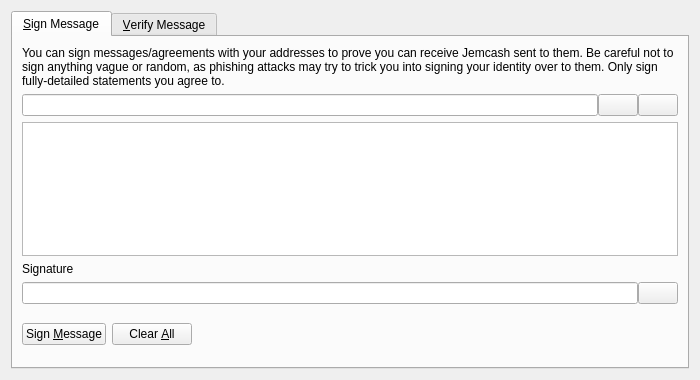
<?xml version="1.0" encoding="UTF-8"?>
<ui version="4.0">
 <class>SignVerifyMessageDialog</class>
 <widget class="QDialog" name="SignVerifyMessageDialog">
  <property name="geometry">
   <rect>
    <x>0</x>
    <y>0</y>
    <width>700</width>
    <height>380</height>
   </rect>
  </property>
  <property name="windowTitle">
   <string>Signatures - Sign / Verify a Message</string>
  </property>
  <property name="modal">
   <bool>true</bool>
  </property>
  <layout class="QVBoxLayout" name="verticalLayout">
   <item>
    <widget class="QTabWidget" name="tabWidget">
     <property name="currentIndex">
      <number>0</number>
     </property>
     <widget class="QWidget" name="tabSignMessage">
      <attribute name="title">
       <string>&amp;Sign Message</string>
      </attribute>
      <layout class="QVBoxLayout" name="verticalLayout_SM">
       <item>
        <widget class="QLabel" name="infoLabel_SM">
         <property name="text">
          <string>You can sign messages/agreements with your addresses to prove you can receive Jemcash sent to them. Be careful not to sign anything vague or random, as phishing attacks may try to trick you into signing your identity over to them. Only sign fully-detailed statements you agree to.</string>
         </property>
         <property name="textFormat">
          <enum>Qt::PlainText</enum>
         </property>
         <property name="wordWrap">
          <bool>true</bool>
         </property>
        </widget>
       </item>
       <item>
        <layout class="QHBoxLayout" name="horizontalLayout_1_SM">
         <property name="spacing">
          <number>0</number>
         </property>
         <item>
          <widget class="QValidatedLineEdit" name="addressIn_SM">
           <property name="toolTip">
            <string>The Jemcash address to sign the message with</string>
           </property>
          </widget>
         </item>
         <item>
          <widget class="QPushButton" name="addressBookButton_SM">
           <property name="toolTip">
            <string>Choose previously used address</string>
           </property>
           <property name="text">
            <string/>
           </property>
           <property name="shortcut">
            <string>Alt+A</string>
           </property>
           <property name="autoDefault">
            <bool>false</bool>
           </property>
          </widget>
         </item>
         <item>
          <widget class="QPushButton" name="pasteButton_SM">
           <property name="toolTip">
            <string>Paste address from clipboard</string>
           </property>
           <property name="text">
            <string/>
           </property>
           <property name="shortcut">
            <string>Alt+P</string>
           </property>
           <property name="autoDefault">
            <bool>false</bool>
           </property>
          </widget>
         </item>
        </layout>
       </item>
       <item>
        <widget class="QPlainTextEdit" name="messageIn_SM">
         <property name="toolTip">
          <string>Enter the message you want to sign here</string>
         </property>
        </widget>
       </item>
       <item>
        <widget class="QLabel" name="signatureLabel_SM">
         <property name="text">
          <string>Signature</string>
         </property>
         <property name="textFormat">
          <enum>Qt::PlainText</enum>
         </property>
        </widget>
       </item>
       <item>
        <layout class="QHBoxLayout" name="horizontalLayout_2_SM">
         <property name="spacing">
          <number>0</number>
         </property>
         <item>
          <widget class="QLineEdit" name="signatureOut_SM">
           <property name="font">
            <font>
             <italic>true</italic>
            </font>
           </property>
           <property name="readOnly">
            <bool>true</bool>
           </property>
          </widget>
         </item>
         <item>
          <widget class="QPushButton" name="copySignatureButton_SM">
           <property name="toolTip">
            <string>Copy the current signature to the system clipboard</string>
           </property>
           <property name="text">
            <string/>
           </property>
           <property name="autoDefault">
            <bool>false</bool>
           </property>
          </widget>
         </item>
        </layout>
       </item>
       <item>
        <layout class="QHBoxLayout" name="horizontalLayout_3_SM">
         <item>
          <widget class="QPushButton" name="signMessageButton_SM">
           <property name="toolTip">
            <string>Sign the message to prove you own this Jemcash address</string>
           </property>
           <property name="text">
            <string>Sign &amp;Message</string>
           </property>
           <property name="autoDefault">
            <bool>false</bool>
           </property>
          </widget>
         </item>
         <item>
          <widget class="QPushButton" name="clearButton_SM">
           <property name="toolTip">
            <string>Reset all sign message fields</string>
           </property>
           <property name="text">
            <string>Clear &amp;All</string>
           </property>
           <property name="autoDefault">
            <bool>false</bool>
           </property>
          </widget>
         </item>
         <item>
          <spacer name="horizontalSpacer_1_SM">
           <property name="orientation">
            <enum>Qt::Horizontal</enum>
           </property>
           <property name="sizeHint" stdset="0">
            <size>
             <width>40</width>
             <height>48</height>
            </size>
           </property>
          </spacer>
         </item>
         <item>
          <widget class="QLabel" name="statusLabel_SM">
           <property name="font">
            <font>
             <weight>75</weight>
             <bold>true</bold>
            </font>
           </property>
           <property name="text">
            <string/>
           </property>
           <property name="wordWrap">
            <bool>true</bool>
           </property>
          </widget>
         </item>
         <item>
          <spacer name="horizontalSpacer_2_SM">
           <property name="orientation">
            <enum>Qt::Horizontal</enum>
           </property>
           <property name="sizeHint" stdset="0">
            <size>
             <width>40</width>
             <height>48</height>
            </size>
           </property>
          </spacer>
         </item>
        </layout>
       </item>
      </layout>
     </widget>
     <widget class="QWidget" name="tabVerifyMessage">
      <attribute name="title">
       <string>&amp;Verify Message</string>
      </attribute>
      <layout class="QVBoxLayout" name="verticalLayout_VM">
       <item>
        <widget class="QLabel" name="infoLabel_VM">
         <property name="text">
          <string>Enter the receiver's address, message (ensure you copy line breaks, spaces, tabs, etc. exactly) and signature below to verify the message. Be careful not to read more into the signature than what is in the signed message itself, to avoid being tricked by a man-in-the-middle attack. Note that this only proves the signing party receives with the address, it cannot prove sendership of any transaction!</string>
         </property>
         <property name="textFormat">
          <enum>Qt::PlainText</enum>
         </property>
         <property name="alignment">
          <set>Qt::AlignLeading|Qt::AlignLeft|Qt::AlignTop</set>
         </property>
         <property name="wordWrap">
          <bool>true</bool>
         </property>
        </widget>
       </item>
       <item>
        <layout class="QHBoxLayout" name="horizontalLayout_1_VM">
         <property name="spacing">
          <number>0</number>
         </property>
         <item>
          <widget class="QValidatedLineEdit" name="addressIn_VM">
           <property name="toolTip">
            <string>The Jemcash address the message was signed with</string>
           </property>
          </widget>
         </item>
         <item>
          <widget class="QPushButton" name="addressBookButton_VM">
           <property name="toolTip">
            <string>Choose previously used address</string>
           </property>
           <property name="text">
            <string/>
           </property>
           <property name="shortcut">
            <string>Alt+A</string>
           </property>
           <property name="autoDefault">
            <bool>false</bool>
           </property>
          </widget>
         </item>
        </layout>
       </item>
       <item>
        <widget class="QPlainTextEdit" name="messageIn_VM"/>
       </item>
       <item>
        <widget class="QValidatedLineEdit" name="signatureIn_VM"/>
       </item>
       <item>
        <layout class="QHBoxLayout" name="horizontalLayout_2_VM">
         <item>
          <widget class="QPushButton" name="verifyMessageButton_VM">
           <property name="toolTip">
            <string>Verify the message to ensure it was signed with the specified Jemcash address</string>
           </property>
           <property name="text">
            <string>Verify &amp;Message</string>
           </property>
           <property name="autoDefault">
            <bool>false</bool>
           </property>
          </widget>
         </item>
         <item>
          <widget class="QPushButton" name="clearButton_VM">
           <property name="toolTip">
            <string>Reset all verify message fields</string>
           </property>
           <property name="text">
            <string>Clear &amp;All</string>
           </property>
           <property name="autoDefault">
            <bool>false</bool>
           </property>
          </widget>
         </item>
         <item>
          <spacer name="horizontalSpacer_1_VM">
           <property name="orientation">
            <enum>Qt::Horizontal</enum>
           </property>
           <property name="sizeHint" stdset="0">
            <size>
             <width>40</width>
             <height>48</height>
            </size>
           </property>
          </spacer>
         </item>
         <item>
          <widget class="QLabel" name="statusLabel_VM">
           <property name="font">
            <font>
             <weight>75</weight>
             <bold>true</bold>
            </font>
           </property>
           <property name="text">
            <string/>
           </property>
           <property name="wordWrap">
            <bool>true</bool>
           </property>
          </widget>
         </item>
         <item>
          <spacer name="horizontalSpacer_2_VM">
           <property name="orientation">
            <enum>Qt::Horizontal</enum>
           </property>
           <property name="sizeHint" stdset="0">
            <size>
             <width>40</width>
             <height>48</height>
            </size>
           </property>
          </spacer>
         </item>
        </layout>
       </item>
      </layout>
     </widget>
    </widget>
   </item>
  </layout>
 </widget>
 <customwidgets>
  <customwidget>
   <class>QValidatedLineEdit</class>
   <extends>QLineEdit</extends>
   <header>qvalidatedlineedit.h</header>
  </customwidget>
 </customwidgets>
 <resources>
  <include location="../jemcash.qrc"/>
 </resources>
 <connections/>
</ui>
